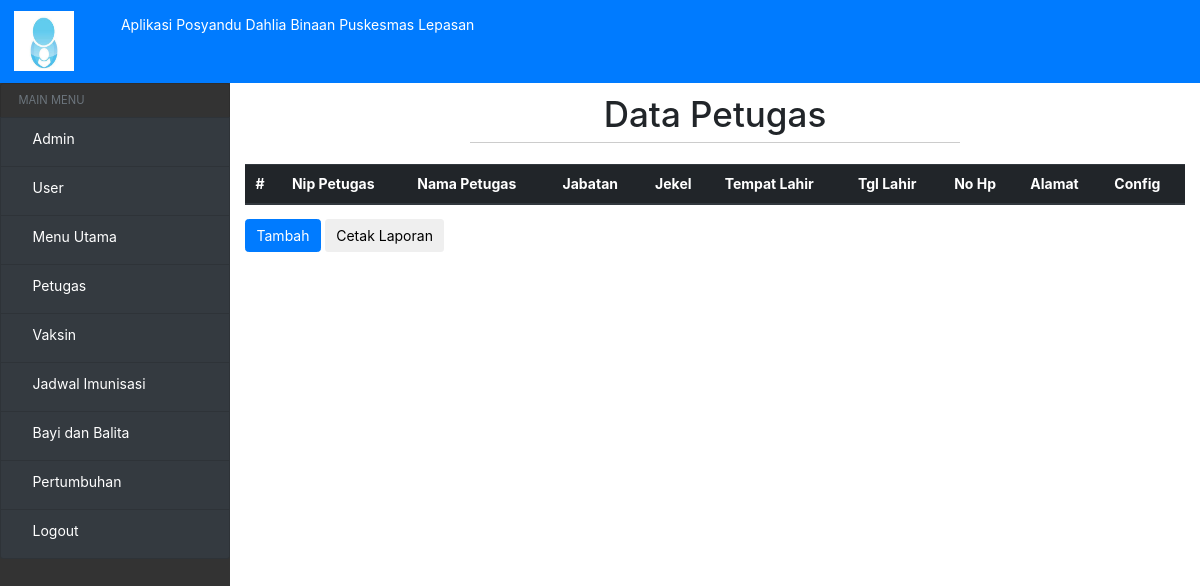
The page /?view=petugas on the database as committed earlier.
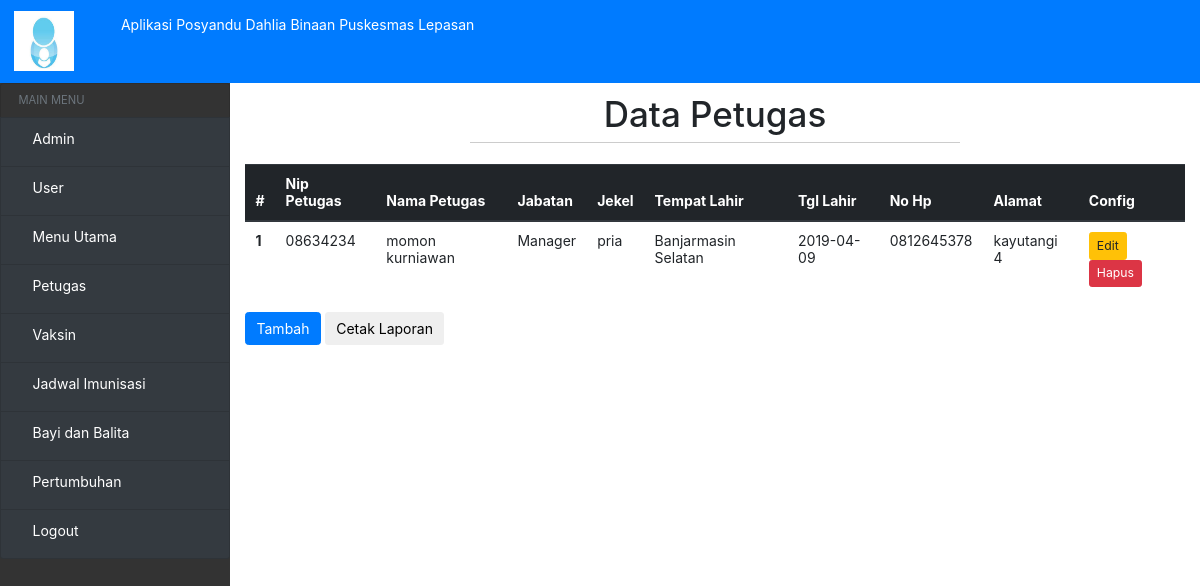
The same page on the database as committed later.
### tables this page shows
CREATE TABLE `petugas` (
  `Nip_petugas` varchar(15) NOT NULL,
  `Nama_petugas` varchar(50) NOT NULL,
  `Jabatan` varchar(20) NOT NULL,
  `Jenis_kelamin` varchar(10) NOT NULL,
  `Tempat_lahir` varchar(20) NOT NULL,
  `Tgl_lahir` date NOT NULL,
  `No_hp` varchar(12) NOT NULL,
  `alamat` varchar(50) NOT NULL
);

### config/config.php (called while the page is built, shortened)
<?php
function base_url($url = null ) {
	$base_url = "http://localhost/aplikasi_perpustakaan/";
	if ($url != null ) {
		return $base_url."/".$url;
	} else  {
			return $base_url;
	}
}

### models/admin.php (called while the page is built, shortened)
<?php
class Admin
{
  private $mysqli;
  function __construct($mysqli)
  {
    $this->mysqli = $mysqli;
  }
  public function showPetugas(){
    $db = $this->mysqli->conn;
    $sql = "SELECT * FROM petugas";
    $query = $db->query($sql);
    return $query;
  }
}
?>

### view/petugas/petugas.php (the view, shortened to what this page needs)
<div class="header-hal">
    <h1>Data Petugas</h1>
    <hr>
</div>
<div class="table-responsive">
<table class="table" id="table">
  <thead class="thead-dark">
    <tr>
      <th scope="col">#</th>
      <th scope="col">Nip Petugas</th>
      <th scope="col">Nama Petugas</th>
      <th scope="col">Jabatan</th>
      <th scope="col">Jekel</th>
      <th scope="col">Tempat Lahir</th>
      <th scope="col">Tgl Lahir</th>
      <th scope="col">No Hp</th>
      <th scope="col">Alamat</th>
      <th scope="col">Config</th>
    </tr>
  </thead>
  <tbody>
      <?php
     $data = $objAdmin->showPetugas();
     $no = 1;
     while ($a = $data->fetch_object()) {
         ?>
    <tr>
      <th scope="row"><?= $no ?></th>
      <td><?= $a->Nip_petugas; ?></td>
      <td><?= $a->Nama_petugas; ?></td>
      <td><?= $a->Jabatan; ?></td>
      <td><?= $a->Jenis_kelamin; ?></td>
      <td><?= $a->Tempat_lahir; ?></td>
      <td><?= $a->Tgl_lahir; ?></td>
      <td><?= $a->No_hp; ?></td>
      <td><?= $a->alamat; ?></td>
      <td>
          <a href="?view=rubah-petugas&nip=<?=$a->Nip_petugas; ?>" class="btn btn-sm btn-warning">Edit</a>
          <a href="?view=hapus-petugas&nip=<?=$a->Nip_petugas; ?>" class="btn btn-sm btn-danger">Hapus</a>
      </td>
    </tr>
    <?php
     $no++;
     }
     ?>
  </tbody>
</table>
</div>
<a href="?view=tambah-petugas">
    <button type="button" class="btn btn-primary">Tambah</button>
</a>
<a href="#">
    <button type="button" class="btn btn-default">Cetak Laporan</button>
</a>

### index.php (shortened to what this page needs)
<?php
require_once 'config/config.php';
include('models/admin.php');
?>
<html lang="en" dir="ltr">
  <head>
    <link rel="stylesheet" href="<?=base_url();?>assets/css/bootstrap.min.css">
    <link rel="stylesheet" href="<?=base_url();?>assets/css/home.css">
    <link rel="stylesheet" type="text/css" href="<?php echo base_url(); ?>assets/DataTables/datatables.min.css"/>
  </head>
  <body>
    <nav class="navbar navbar-expand-md navbar-dark bg-primary">
      <a class="navbar-brand" href="#">
        <img src="assets/image/posyandu.jpg" width="60" height="60" class="d-inline-block align-top" alt="">
        <span class="menu-collapsed ml-5">Aplikasi Posyandu Dahlia Binaan Puskesmas Lepasan</span>
      </a>
    </nav>
    <div class="row" id="body-row">
        <div id="sidebar-container" class="sidebar-expanded d-none d-md-block">
            <ul class="list-group">
                <li class="list-group-item sidebar-separator-title text-muted d-flex align-items-center menu-collapsed">
                    <small>MAIN MENU</small>
                </li>
                <a href="#" aria-expanded="false" class="bg-dark list-group-item list-group-item-action flex-column align-items-start">
                    <div class="d-flex w-100 justify-content-start align-items-center">
                        <span class="menu-collapsed">Admin</span>
                    </div>
                </a>
                <a href="#"  aria-expanded="false" class="bg-dark list-group-item list-group-item-action flex-column align-items-start">
                    <div class="d-flex w-100 justify-content-start align-items-center">
                        <span class="menu-collapsed">User</span>
                    </div>
                </a>
                <a href="?view=home" aria-expanded="false" class="bg-dark list-group-item list-group-item-action flex-column align-items-start">
                    <div class="d-flex w-100 justify-content-start align-items-center">
                        <span class="menu-collapsed">Menu Utama</span>
                    </div>
                </a>
                <a href="?view=petugas"  aria-expanded="false" class="bg-dark list-group-item list-group-item-action flex-column align-items-start">
                    <div class="d-flex w-100 justify-content-start align-items-center">
                        <span class="menu-collapsed">Petugas</span>
                    </div>
                </a>
                <a href="?view=vaksin"  aria-expanded="false" class="bg-dark list-group-item list-group-item-action flex-column align-items-start">
                    <div class="d-flex w-100 justify-content-start align-items-center">
                        <span class="menu-collapsed">Vaksin</span>
                    </div>
                </a>
                <a href="?view=jadwal-imunisasi"  aria-expanded="false" class="bg-dark list-group-item list-group-item-action flex-column align-items-start">
                    <div class="d-flex w-100 justify-content-start align-items-center">
                        <span class="menu-collapsed">Jadwal Imunisasi</span>
                    </div>
                </a>
                <a href="?view=bayi" aria-expanded="false" class="bg-dark list-group-item list-group-item-action flex-column align-items-start">
                    <div class="d-flex w-100 justify-content-start align-items-center">
                        <span class="menu-collapsed">Bayi dan Balita</span>
                    </div>
                </a>
                <a href="?view=pertumbuhan" aria-expanded="false" class="bg-dark list-group-item list-group-item-action flex-column align-items-start">
                    <div class="d-flex w-100 justify-content-start align-items-center">
                        <span class="menu-collapsed">Pertumbuhan</span>
                    </div>
                </a>
                <a href="#submenu1"  aria-expanded="false" class="bg-dark list-group-item list-group-item-action flex-column align-items-start">
                    <div class="d-flex w-100 justify-content-start align-items-center">
                        <span class="menu-collapsed">Logout</span>
                    </div>
                </a>
            </ul>
        </div>
        <div class="col">
            <h1>
                <?php include('page/page.php'); ?>
            </h1>
        </div>
    </div>
</body>
</html>

### page/page.php (shortened to what this page needs)
<?php
if (@$_GET['view'] == '' || @$_GET['view'] == 'home')
{
    include 'view/home.php';
}
elseif (@$_GET['view'] == 'petugas')
{
    include 'view/petugas/petugas.php';
}
elseif (@$_GET['view'] == 'tambah-petugas')
{
    include 'view/petugas/tambah-petugas.php';
}
elseif (@$_GET['view'] == 'rubah-petugas')
{
    include 'view/petugas/rubah-petugas.php';
}
elseif (@$_GET['view'] == 'vaksin')
{
    include 'view/vaksin/vaksin.php';
}
elseif (@$_GET['view'] == 'tambah-vaksin')
{
    include 'view/vaksin/tambah-vaksin.php';
}
elseif (@$_GET['view'] == 'rubah-vaksin')
{
    include 'view/vaksin/rubah-vaksin.php';
}
elseif (@$_GET['view'] == 'jadwal-imunisasi')
{
    include 'view/jadwal-imunisasi/jadwal-imunisasi.php';
}
elseif (@$_GET['view'] == 'tambah-imunisasi')
{
    include 'view/jadwal-imunisasi/tambah-imunisasi.php';
}
elseif (@$_GET['view'] == 'rubah-imunisasi')
{
    include 'view/jadwal-imunisasi/rubah-imunisasi.php';
}
elseif (@$_GET['view'] == 'bayi')
{
    include 'view/bayi-belita/bayi.php';
}
elseif (@$_GET['view'] == 'pertumbuhan')
{
    include 'view/pertumbuhan.php';
}
elseif (@$_GET['view'] == 'login-admin')
{
    include 'view/login.php';
}
elseif (@$_GET['view'] == 'logout-admin')
{
    $objAdmin->logout();
    echo '<script>
    window.location="?view=login-admin";
     </script>';
}
else
{
  include 'view/404.php';
}

### assets/css/home.css (style rules this page uses)
.header-hal { width: 100%; text-align: center; margin-top: 10px; }
hr { height: 1px; border-top: 1px solid #ccc; margin: auto; width: 50%; padding: 10px; }
.view-buku th, td { text-align: left; padding: 8px; }

### index.php (style rules this page uses)
* { font-size: 14px; }
#body-row { margin-left:0; margin-right:0; }
#sidebar-container { min-height: 100vh; background-color: #333; padding: 0; }
.sidebar-expanded { width: 230px; }
#sidebar-container .list-group a { height: 50px; color: white; }
.sidebar-separator-title { background-color: #333; height: 35px; }

Rows that differ between the two databases and show on the page:
added petugas: Nip_petugas "08634234", Nama_petugas "momon kurniawan", Jabatan "Manager", Jenis_kelamin "pria", Tempat_lahir "Banjarmasin Selatan", Tgl_lahir "2019-04-09", No_hp "0812645378", alamat "kayutangi 4"
